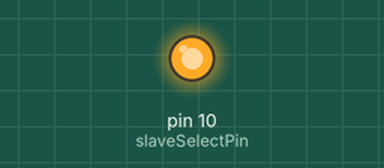
Recording of a sketch running on a simulated Arduino Uno, built with avr-gcc and run on an emulated ATmega328P. Shown: output pins drawn as LEDs (lit = HIGH). Pins used as bus, display or sensor lines are not drawn.

Above: at 0.1 s.
Timing chart, 0 to 1.6 s (numbered marks = the images above):
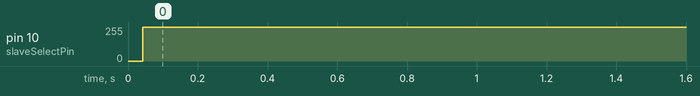

Measured:
- by itself, pin 10 (slaveSelectPin): 0/255 → 255/255 at 0.04 s

The sketch:

01LED_AND_BUTTON.ino
```cpp
// (licence header left out)
// include the SPI library:
#include <SPI.h>
#include <Wire.h>

enum {
  GPB_OE = 0x04,
  GPB_ODATA,
  GPB_IDATA,

  GPE_OE = 0x10,
  GPE_ODATA,
  GPE_IDATA,

  BUTTON_USER1 = 0x10,
  BUTTON_USER2 = 0x20,
  BUTTON_RESET = 0x40,

  //retain the Sixth bit (gport_b[6] J1 FPGA_LED1)
  LED1 = 0x40,
  //retain the Seventh bit (gport_b[7] A13 FPGA_LED2)
  LED2 = 0x80,

  WRITE_ADDR = 0b10000000,
};

// SPI2GPIO write
const byte WRITE = WRITE_ADDR;

// set pin 10 as the slave select for the digital pot:
const int slaveSelectPin = 10;
const int resetPin       =  9;

/* read register */
unsigned regRead(int address) {
  unsigned v;

  // take the SS pin low to select the chip:
  digitalWrite(slaveSelectPin, LOW);
  // send in the address and value via SPI:
  SPI.transfer(address | 0x0);
  v = SPI.transfer(0x0);
  // take the SS pin high to de-select the chip:
  digitalWrite(slaveSelectPin, HIGH);
  return v;
}

/* write register */
unsigned regWrite(int address, int value) {
  unsigned v;

  // take the SS pin low to select the chip:
  digitalWrite(slaveSelectPin, LOW);
  // send in the address and value via SPI:
  SPI.transfer(address | WRITE);
  v = SPI.transfer(value);
  // take the SS pin high to de-select the chip:
  digitalWrite(slaveSelectPin, HIGH);
  return v;
}


// the setup routine runs once when you press reset:
void setup() {
  int v;

  // initialize serial communication at 115200 bits per second:
  Serial.begin(115200);

  // set the slaveSelectPin as an output:
  pinMode(slaveSelectPin, OUTPUT);

  // initialize SPI:
  SPI.begin();
  SPI.beginTransaction(SPISettings(100000, MSBFIRST, SPI_MODE3));

  // set the reset Pin as an output
  pinMode(resetPin, OUTPUT);

  // reset FPGA logic
  digitalWrite(resetPin, LOW);
  delay(1);
  digitalWrite(resetPin, HIGH);

  /* LED1/2 as output */
  v = regRead(GPB_OE);
  regWrite(GPB_OE, v | 0xC0);

  Wire.begin();
}

unsigned led1 = 0x40;
unsigned led2 = 0x80;
// the loop routine runs over and over again forever:
void loop() {
  unsigned v;

  // Press USER1, led will reverse
  if (0 == (regRead(GPE_IDATA) & BUTTON_USER1))
  {
    // read LED register data
    v = regRead(GPB_ODATA);
    // turn the LED reverse
    regWrite(GPB_ODATA, (v & ~(LED1 | LED2)) | (led1 & LED1) | (led2 & LED2));
    // ~LED
    led1 = ~led1;
    led2 = ~led2;
  }

  // wait 250ms
  delay(250);
}
```
